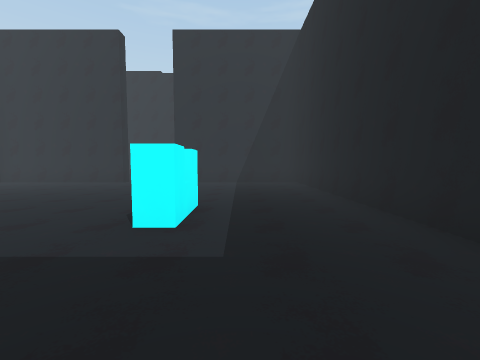
View 1 (above)

19 first-person views from a walk through a scene from a Unity 3-D project. The camera is 1.5 m above the floor, tilts 4° down and sees 90° across. Doors are open. The floor is counted in squares, 2 m on a side. Each view is taken from the middle of a square. On the plan, view 1 faces up. The plan holds only what a view shows up to about 9 squares ahead; the rest is blank. The place goes on beyond the plan. The player character is not drawn.

View 2
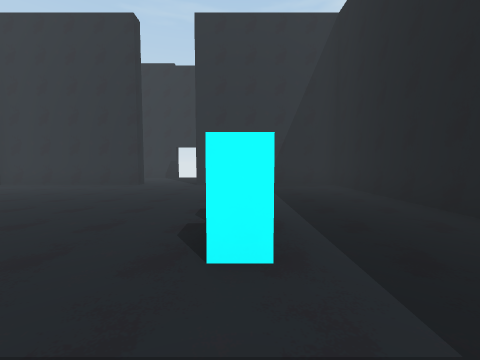

View 3
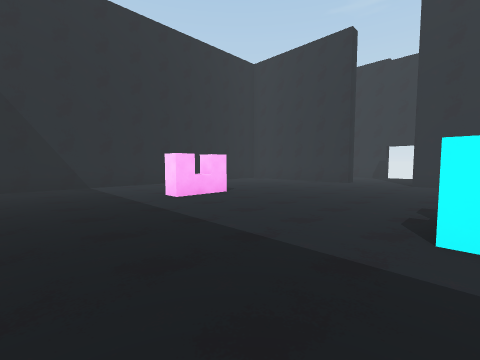

View 4
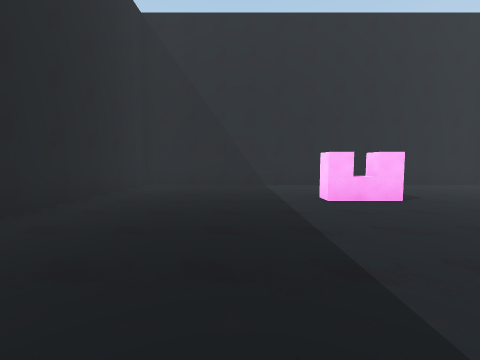

View 5
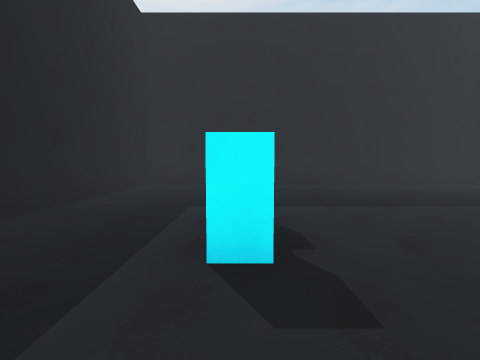

View 6
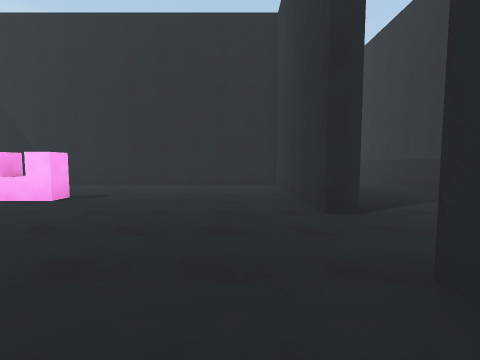

View 7
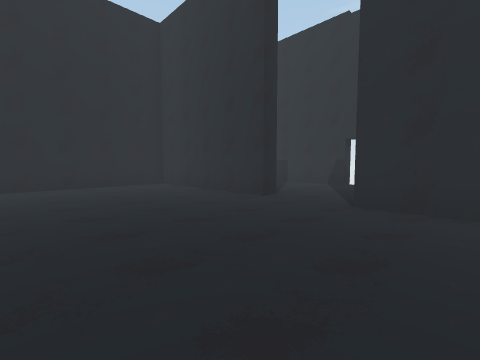

View 8
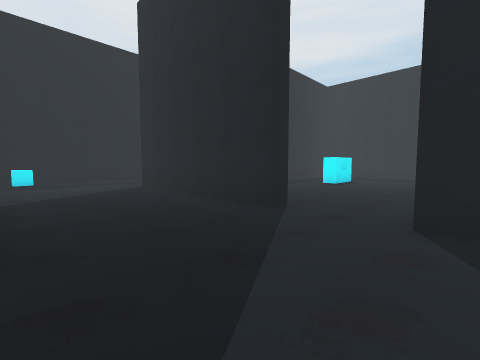

View 9
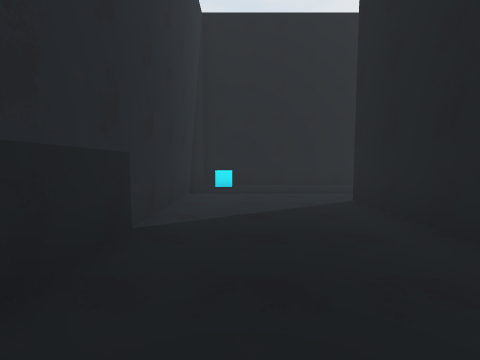

View 10
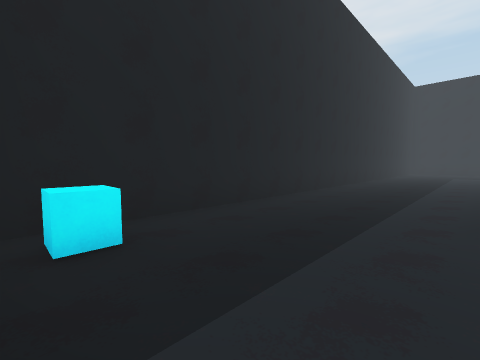

View 11
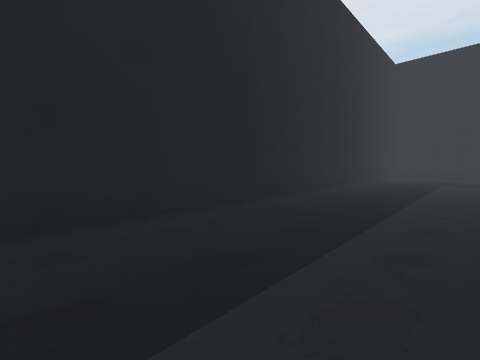

View 12
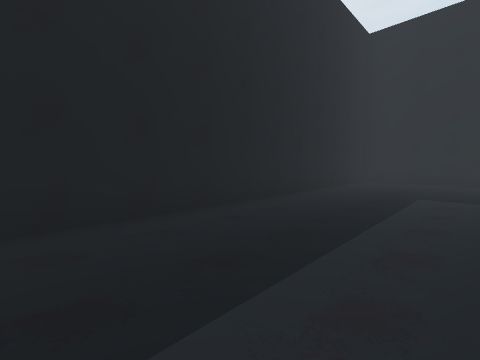

View 13
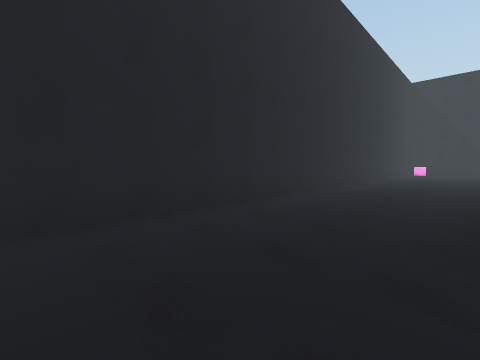

View 14
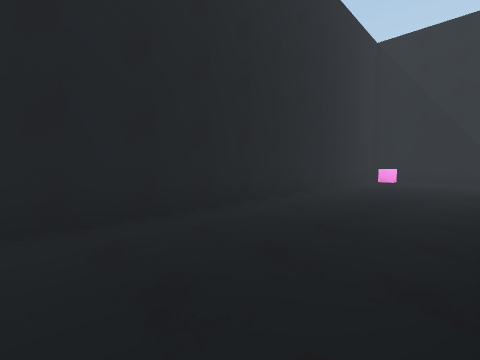

View 15
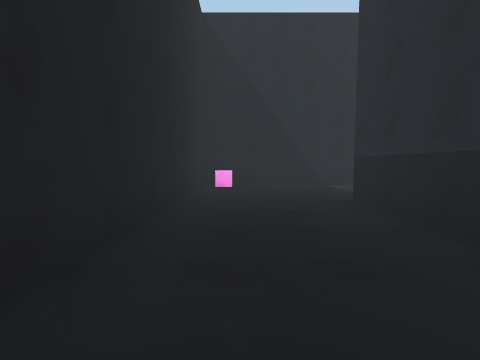

View 16
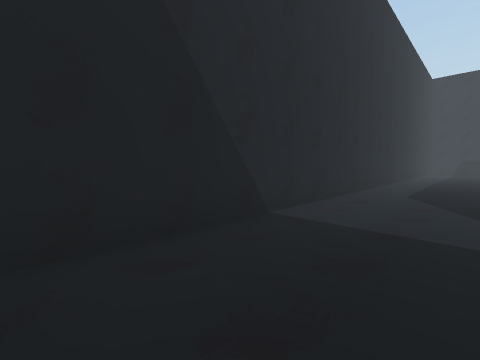

View 17
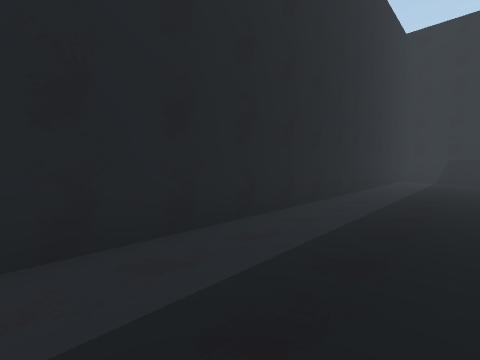

View 18
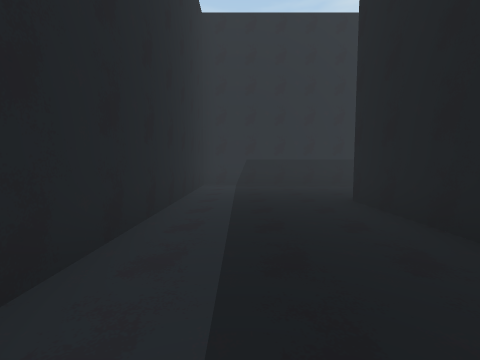

View 19
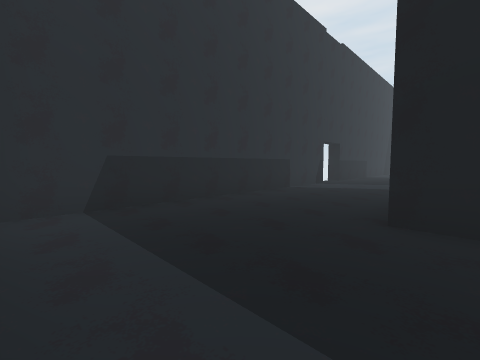

### Floor plan
Points are (right, up) in squares from view 1. A wall is a line through its corners. A room is listed if a view was taken in it or the views show most of it. See-through windows are left out.
Room 1 (views 1, 2, 3, 4, 5, 6, 7)
walls: (-4.5, 9.7) (-4.5, 9.3) (-9.2, 9.3) (-9.2, -2.2) (-2.1, -2.2); (0.1, -2.2) (2.3, -2.2) (2.3, 9.3) (-2.5, 9.3) (-2.5, 9.7)
ways out: opening at (-3.5, 10) to room 2
objects: other object (-6, 3) to (-6, 4); other object (-1, 3) to (-1, 4)
Room 2 (views 8, 9, 10, 11, 12, 13, 14, 15, 16, 17, 18, 19)
walls: (-7.1, -2.7) (-9.8, -2.7); (6.2, -5.5) (6.2, 13.2) (-0.9, 13.2); (-9.7, 7.1) (-9.7, 9.8); (-2.5, 9.7) (2.8, 9.7); (-5.1, 9.7) (-4.5, 9.7); (-4.2, 13.2) (-13.2, 13.2) (-13.2, -6.2) (5.5, -6.2)
ways out: opening at (-3.5, 10) to room 1; open door at (-3.5, 13)
objects: pink cube (-13, -5); cyan cube (5, 13)

Where each view was taken, in squares from view 1:
view 1: 0 up, 0 right, facing up
view 2: 1 up, 1 left, facing up
view 3: 0 up, 1 left, facing up-left
view 4: 1 up, 1 left, facing left
view 5: 6 up, 1 left, facing down
view 6: 8 up, 1 left, facing left
view 7: 5 up, 1 left, facing up-left
view 8: 13 up, 5 left, facing down-right
view 9: 12 up, 2 left, facing right
view 10: 13 up, 3 right, facing down-right
view 11: 8 up, 3 right, facing down-right
view 12: 4 up, 3 right, facing down-right
view 13: 3 down, 5 right, facing down-left
view 14: 3 down, 2 left, facing down-left
view 15: 5 down, 5 left, facing left
view 16: 5 down, 11 left, facing up-left
view 17: 2 up, 11 left, facing up-left
view 18: 5 up, 12 left, facing up
view 19: 9 up, 13 left, facing up-right
